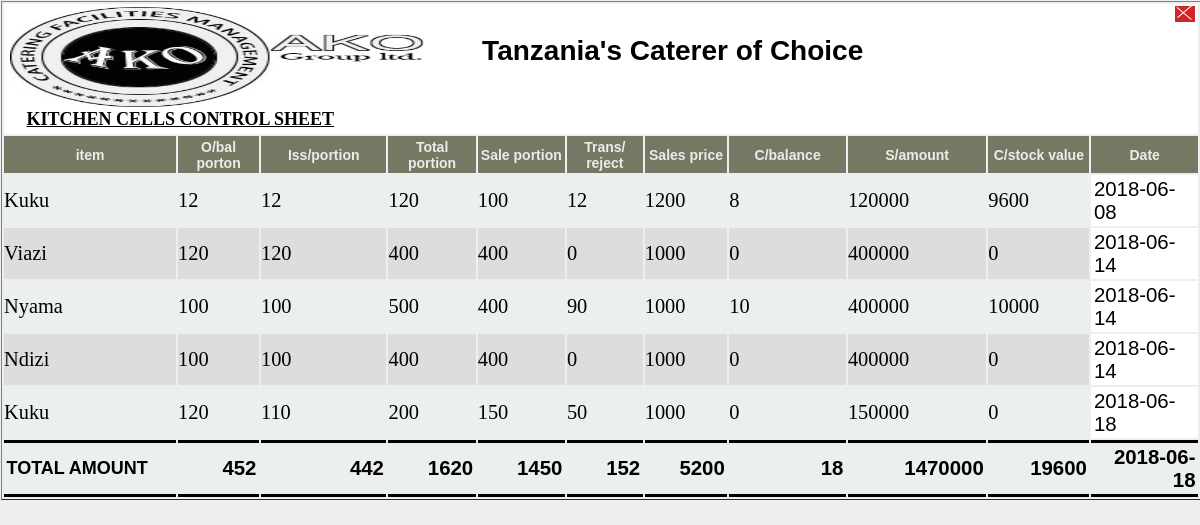
Page /reports-form/mpikaji-stock-sheet-report_mnj.php (signed in) on the committed database.
### tables this page shows
CREATE TABLE `stock_sheet` (
  `ID` int(100) UNSIGNED NOT NULL,
  `user_id` int(100) UNSIGNED NOT NULL,
  `Item_name` varchar(100) NOT NULL,
  `Ordered_ptn` int(100) UNSIGNED NOT NULL,
  `Issued_ptn` int(100) UNSIGNED NOT NULL,
  `Total_ptn_produced` int(100) UNSIGNED NOT NULL,
  `Sale_ptn` int(100) UNSIGNED NOT NULL,
  `Trans_reject` int(100) UNSIGNED NOT NULL,
  `Sales_price` int(100) UNSIGNED NOT NULL,
  `C_balance` int(100) UNSIGNED NOT NULL,
  `S_amount` int(100) UNSIGNED NOT NULL,
  `C_stock_value` int(100) UNSIGNED NOT NULL,
  `Variance` int(100) UNSIGNED NOT NULL,
  `Time_entered` time NOT NULL,
  `Date_entered` date NOT NULL
);

### reports-form/mpikaji-stock-sheet-report_mnj.php (the view, shortened to what this page needs)
<!DOCTYPE html>
<html>
<head>
  <link rel="stylesheet" type="text/css" href="../css/stock-sheet-report.css">
</head>
<body>
  <div class="main-container-rpt">
   <table border="1" id="">
     <tr id="tb-hd">
       <th colspan="11" height="100">
        <div class="hd_ttle_cover">
          <div class="logo_ttle_hold">
            <div class="logo_hold">
              <img src="../PDF_REPORTS/images/ako.jpg">
            </div>
            <div class="ttle_hold">
              <p>Tanzania's Caterer of Choice</p>
            </div>
          </div>
          <div class="typ_mlo_th_hold">
           <div class="typ_mlo_hold">
             <div class="typ_hold">
               <p>KITCHEN CELLS CONTROL SHEET</p>
             </div>
             <div class="mlo_hold">
             </div>
           </div>
           <div class="trh_hold">
           </div>
         </div>
       </div>
       <div class="close-button"><a href="javascript:void(0)" onclick="closeButton()">
         <div class="close-sgn1"></div>
         <div class="close-sgn2"></div>
       </a></div>
     </th>
   </tr>
   <tr class="row-thead" >
     <th width="100px">item</th>
     <th width="20px">O/bal<br>porton</th>
     <th width="20px">Iss/portion</th>
     <th width="20px">Total <br>portion</th>
     <th width="20px">Sale portion</th>
     <th width="20px">Trans/ reject</th>
     <th width="20px">Sales price</th>
     <th width="20px">C/balance</th>
     <th width="20px">S/amount</th>
     <th width="20px">C/stock value</th>
     <th width="60px">Date</th>
   </tr>
   <?php
   $conn=mysqli_connect('localhost','root','');
   mysqli_select_db($conn,'menu_mpya');
   $select="SELECT * FROM stock_sheet ORDER BY ID ASC";
   $Qry=mysqli_query($conn,$select);
   while ($rows=mysqli_fetch_array($Qry)) {
    $Item_nam=            $rows['Item_name'];
    $Order_ptn=           $rows['Ordered_ptn'];
    $Issue_ptn=           $rows['Issued_ptn'];
    $Total_ptn_produce=   $rows['Total_ptn_produced'];
    $Sales_ptn=           $rows['Sale_ptn'];
    $Trans_rejct=         $rows['Trans_reject'];
    $Sale_price=          $rows['Sales_price'];
    $C_balanc=            $rows['C_balance'];
    $S_amunt=             $rows['S_amount'];
    $C_stock_valu=        $rows['C_stock_value'];
    $Varianc=             $rows['Date_entered'];
    $Order_ptn_sum +=           $rows['Ordered_ptn'];
    $Issue_ptn_sum +=           $rows['Issued_ptn'];
    $Total_ptn_produce_sum +=   $rows['Total_ptn_produced'];
    $Sales_ptn_sum +=           $rows['Sale_ptn'];
    $Trans_rejct_sum +=         $rows['Trans_reject'];
    $Sale_price_sum +=          $rows['Sales_price'];
    $C_balanc_sum +=            $rows['C_balance'];
    $S_amunt_sum +=             $rows['S_amount'];
    $C_stock_valu_sum +=        $rows['C_stock_value'];
    echo "<tr class='table-tr'>";
    echo "<td class='list_clmn_mnj_c'> $Item_nam </td>";
    echo "<td class='list_clmn_mnj_c'> $Order_ptn </td>";
    echo "<td class='list_clmn_mnj_c'> $Issue_ptn </td>";
    echo "<td class='list_clmn_mnj_c'> $Total_ptn_produce </td>";
    echo "<td class='list_clmn_mnj_c'> $Sales_ptn </td>";
    echo "<td class='list_clmn_mnj_c'> $Trans_rejct</td>";
    echo "<td class='list_clmn_mnj_c'> $Sale_price </td>";
    echo "<td class='list_clmn_mnj_c'> $C_balanc</td>";
    echo "<td class='list_clmn_mnj_c'> $S_amunt</td>";
    echo "<td class='list_clmn_mnj_c'> $C_stock_valu </td>";
    echo "<td class='list_clmn_mnj_e'> $Varianc </td>";
    echo "</tr>";
  }
  ?>
  <tr class="whole_row">
    <td class='total-column'>TOTAL AMOUNT</td>
    <td class="column_dec mnt_alin"><?php echo $Order_ptn_sum;?></td>
    <td class="column_dec mnt_alin"><?php echo $Issue_ptn_sum;?></td>
    <td class="column_dec mnt_alin"><?php echo $Total_ptn_produce_sum;?></td>
    <td class="column_dec mnt_alin"><?php echo $Sales_ptn_sum;?></td>
    <td class="column_dec mnt_alin"><?php echo $Trans_rejct_sum;?></td>
    <td class="column_dec mnt_alin"><?php echo $Sale_price_sum;?></td>
    <td class="column_dec mnt_alin"><?php echo $C_balanc_sum ;?></td>
    <td class="column_dec mnt_alin"><?php echo $S_amunt_sum;?></td>
    <td class="column_dec mnt_alin"><?php echo $C_stock_valu_sum;?></td>
    <td class="column_dec mnt_alin"><?php echo $Varianc;?></td>
  </tr>
</table>
</div>
<?php
include_once"footer.php";
?>

### css/stock-sheet-report.css (style rules this page uses)
body { overflow-x:hidden; overflow-y: auto; background-color:#eeeeee; }
.main-container-rpt { width:100%; height: 100px; margin:0px 0px 0px 0px; overflow: hidden; }
.main-container-rpt table { width: 100%; max-height:800px; margin:-7px 0px 0px -7px; position: absolute; padding:0px; overflow: hidden; background-color: #ECEFF0; font-family:arial; font-size: 12px; }
tr,th,td { border:0px solid green; padding:2.5px; margin:-1px; }
#tb-hd { width: 100%; border:0px solid red; overflow: auto; background:#ffffff; }
.hd_ttle_cover { width:100%; margin:0px; border: 0px solid #b5b4a8; }
.close-button { width:20px; height: 15px; border: 0px solid #d0262a; margin:-126px 1px 0px 0px; padding-top: 1px; float: right; cursor: pointer; background-color:#d0262a; }
.hd_ttle_cover .logo_ttle_hold { width:100%; margin:0px; border: 0px solid orange; height: 100px; }
.logo_ttle_hold .logo_hold { width:35%; float:left; margin:0px; border: 0px solid green; height: 100px; }
.logo_ttle_hold .logo_hold img { margin-left: 3px; width:99.7%; height: 100px; }
.logo_ttle_hold .ttle_hold { width:60%; float: right; margin:0px; text-align: left; border: 0px solid green; height: 100px; }
.ttle_hold p { font-size: 28px; }
.hd_ttle_cover .typ_mlo_th_hold { width:100%; margin:0px; border: 0px solid green; overflow: hidden; height: 25px; }
.typ_mlo_hold { width:75%; float: left; margin:0px 0px 0px 0px; border: 0px solid red; height: 23px; }
.typ_hold { width:67%; float: left; margin:0px 0px 0px 0px; border: 0px solid blue; height: 23px; }
.mlo_hold { width:30%; float: right; margin:0px 0px 0px 0px; border: 0px solid blue; height: 23px; }
.trh_hold { width:20%; float: right; margin:0px 0px 0px 0px; border: 0px solid red; height: 23px; }
.typ_hold p, .mlo_hold p, .trh_hold p { margin:2px 0px 0px 0px; font-size:18px; font-family: italic; font-style:solid; text-align: left; text-indent:20px; text-decoration: underline; }
.close-sgn1, .close-sgn2 { width:19px; height: 0.2px; border: 0px solid #ffffff; background-color:#ffffff; margin-bottom: 20px; }
.close-sgn1 { transform:rotate(40deg); margin:6px 0px 0px 0px; }
.close-sgn2 { transform:rotate(-40deg); margin:-2px 0px 0px 0px; }
.row-thead { background-color: #757964; color: #ecece8; font-size: 14px; }
.table-tr:nth-child(even) { background-color: #dddddd; }
.whole_row { font-weight: bold; font-size: 1.5vmax; }
.total-column { border-top: 3px solid black; border-bottom: 3px solid black; text-align: left; font-weight: bold; }
.column_dec { text-align: left; border-top: 3px solid black; border-bottom: 3px solid black; }
.mnt_alin { text-align: right; font-size: 1.7vmax; }
.list_clmn_mnj_c { width: 20px; padding: 4px 0px 4px 0px; font-size: 1.7vmax; font-family: tahoma; }
.list_clmn_mnj_e { font-size: 1.7vmax; background-color: #ffffff; }

### rows in the picture
stock_sheet: Item_name "Kuku", Ordered_ptn "12", Issued_ptn "12", Total_ptn_produced "120", Sale_ptn "100", Trans_reject "12", Sales_price "1200", C_balance "8", S_amount "120000", C_stock_value "9600", Date_entered "2018-06-08"
stock_sheet: Item_name "Viazi", Ordered_ptn "120", Issued_ptn "120", Total_ptn_produced "400", Sale_ptn "400", Trans_reject "0", Sales_price "1000", C_balance "0", S_amount "400000", C_stock_value "0", Date_entered "2018-06-14"
stock_sheet: Item_name "Nyama", Ordered_ptn "100", Issued_ptn "100", Total_ptn_produced "500", Sale_ptn "400", Trans_reject "90", Sales_price "1000", C_balance "10", S_amount "400000", C_stock_value "10000", Date_entered "2018-06-14"
stock_sheet: Item_name "Ndizi", Ordered_ptn "100", Issued_ptn "100", Total_ptn_produced "400", Sale_ptn "400", Trans_reject "0", Sales_price "1000", C_balance "0", S_amount "400000", C_stock_value "0", Date_entered "2018-06-14"
stock_sheet: Item_name "Kuku", Ordered_ptn "120", Issued_ptn "110", Total_ptn_produced "200", Sale_ptn "150", Trans_reject "50", Sales_price "1000", C_balance "0", S_amount "150000", C_stock_value "0", Date_entered "2018-06-18"

### other values in the picture
$Order_ptn_sum "452"
$Issue_ptn_sum "442"
$Total_ptn_produce_sum "1620"
$Sales_ptn_sum "1450"
$Trans_rejct_sum "152"
$Sale_price_sum "5200"
$C_balanc_sum "18"
$S_amunt_sum "1470000"
$C_stock_valu_sum "19600"
